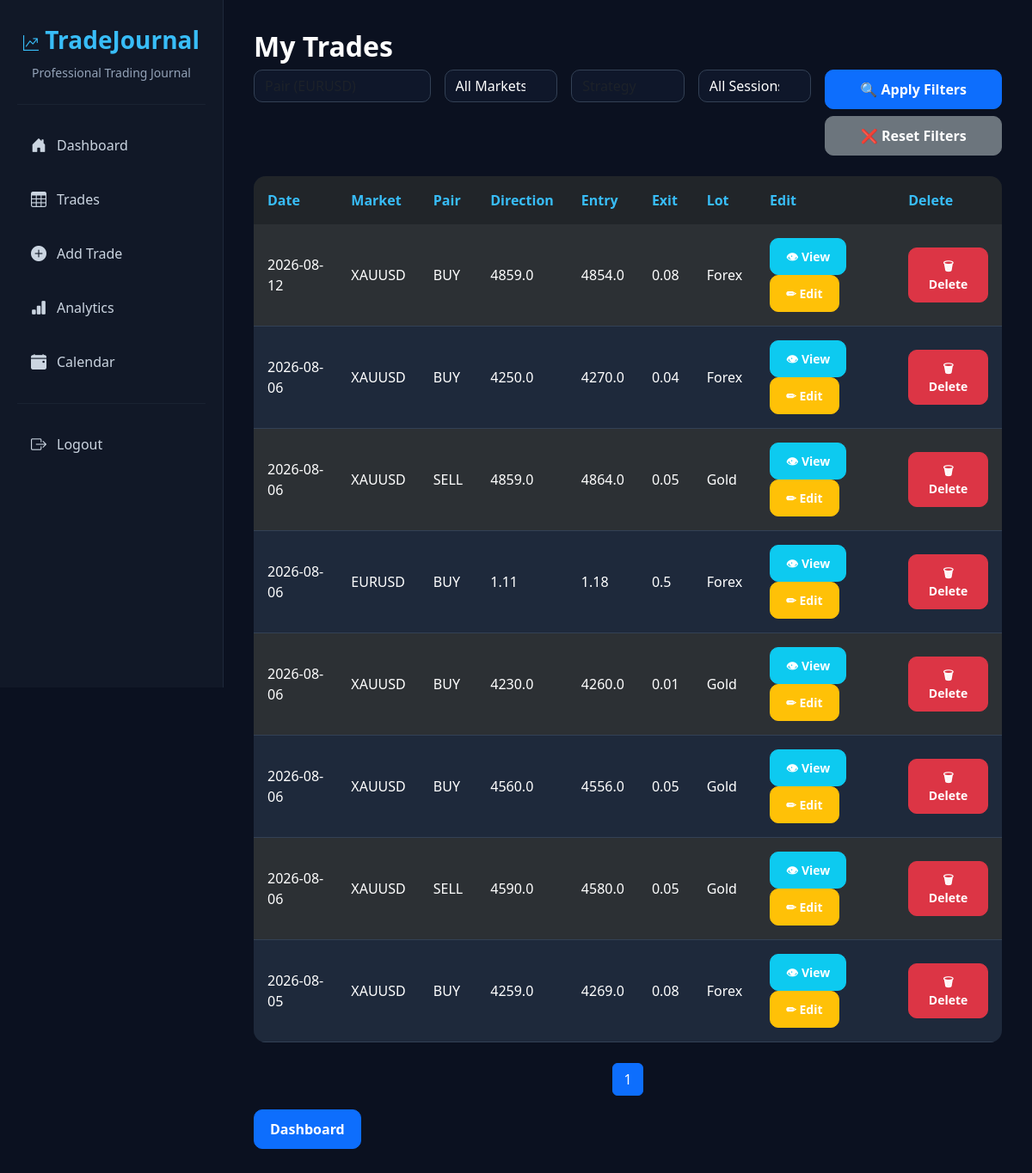
Page /trades (signed in) on the earlier database version.
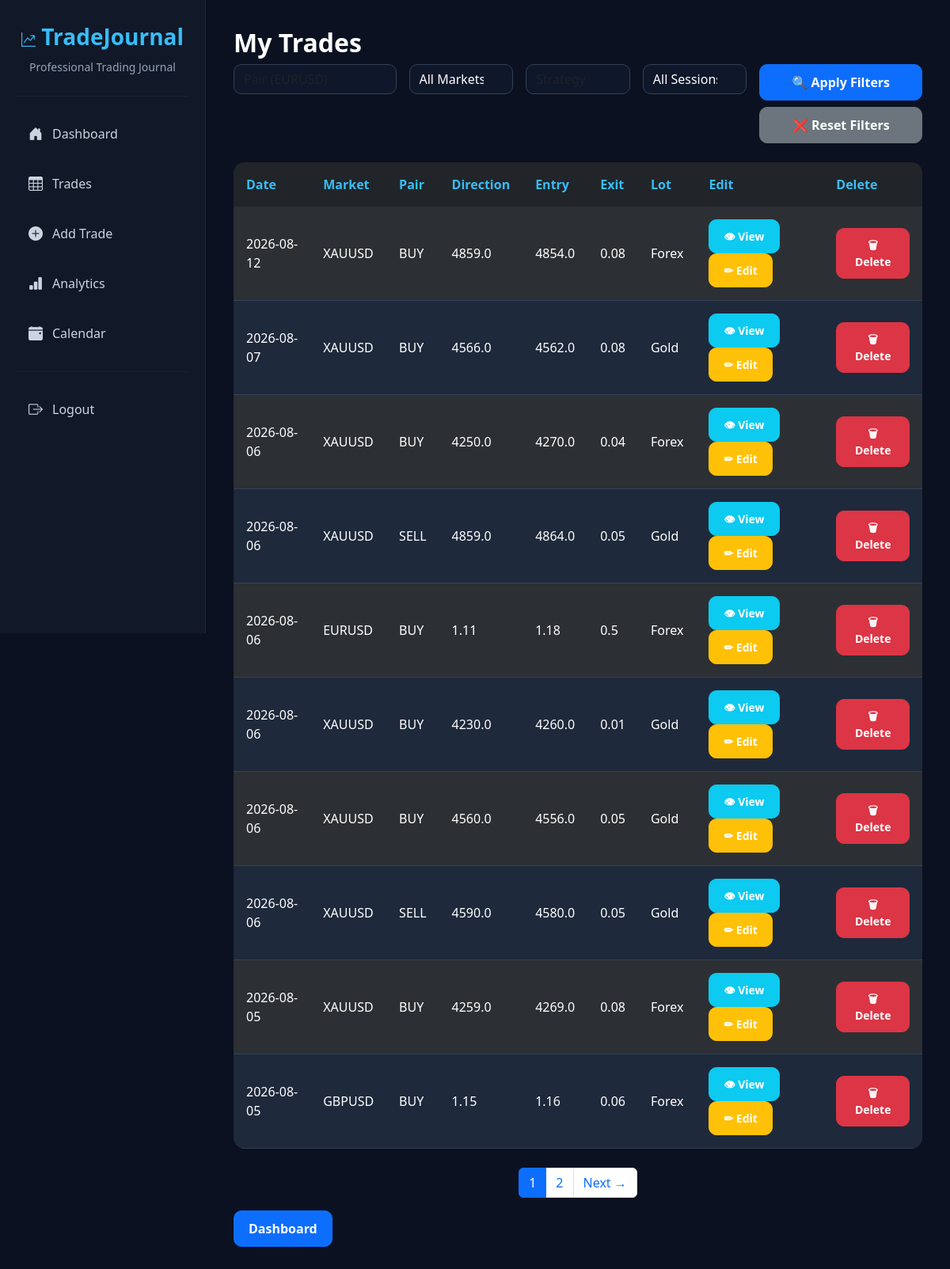
Same page on the later database version.
### models/trade.py (models this page shows)
class Trade(db.Model):
    __tablename__ = "trades"
    id = db.Column(db.Integer, primary_key=True)
    date = db.Column(db.String(20), nullable=False)
    symbol = db.Column(db.String(20), nullable=False)
    direction = db.Column(db.String(10), nullable=False)
    entry = db.Column(db.Float, nullable=False)
    exit = db.Column(db.Float, nullable=False)
    lot = db.Column(db.Float, nullable=False)
    market = db.Column(db.String(20), default="Forex")
    profit_loss = db.Column(db.Float, default=0)
    commission = db.Column(db.Float, default=0)
    risk = db.Column(db.Float, default=0)
    strategy = db.Column(db.String(50), default="")
    session = db.Column(db.String(30), default="")
    emotion = db.Column(db.String(50), default="")
    mistake = db.Column(db.String(100), default="")
    notes = db.Column(db.Text)
    before_image = db.Column(db.String(255))
    after_image = db.Column(db.String(255))
    user_id = db.Column(db.Integer, db.ForeignKey("users.id"))

### routes/trades.py (the view)
@trades_bp.route("/trades")
@login_required
def trade_list():
    query = Trade.query.filter_by(user_id=current_user.id)
    symbol = request.args.get("symbol")
    market = request.args.get("market")
    strategy = request.args.get("strategy")
    session = request.args.get("session")
    if symbol:
        query = query.filter_by(symbol=symbol)
    if market:
        query = query.filter_by(market=market)
    if strategy:
        query = query.filter_by(strategy=strategy)
    if session:
        query = query.filter_by(session=session)
    page = request.args.get("page", 1, type=int)
    pagination = (
        query
        .order_by(Trade.date.desc())
        .paginate(page=page, per_page=10)
    )
    trades = pagination.items
    return render_template(
    "trades.html",
    trades=trades,
    pagination=pagination
    )

### app.py (called while the page is built)
@login_manager.user_loader
def load_user(user_id):
    return User.query.get(int(user_id))

### templates/trades.html (shortened to what this page needs)
{% extends "base.html" %}
{% block content %}
<h2>My Trades</h2>
<form method="GET" class="row g-3 mb-4">
    <div class="col-md-3">
        <input
            type="text"
            name="symbol"
            class="form-control"
            placeholder="Pair (EURUSD)"
            value="{{ request.args.get('symbol','') }}">
    </div>
    <div class="col-md-2">
        <select
            name="market"
            class="form-select">
            <option value="">All Markets</option>
        </select>
    </div>
    <div class="col-md-2">
        <input
            type="text"
            name="strategy"
            class="form-control"
            placeholder="Strategy"
            value="{{ request.args.get('strategy','') }}">
    </div>
    <div class="col-md-2">
        <select
            name="session"
            class="form-select">
            <option value="">All Sessions</option>
        </select>
    </div>
    <div class="col-md-3 d-grid">
        <button class="btn btn-primary">
            🔍 Apply Filters
        </button>
        <a href="/trades" class="btn btn-secondary mt-2">
            ❌ Reset Filters
        </a>
    </div>
</form>
<table class="table table-dark table-striped">
<thead>
<tr>
<th>Date</th>
<th>Market</th>
<th>Pair</th>
<th>Direction</th>
<th>Entry</th>
<th>Exit</th>
<th>Lot</th>
<th>Edit</th>
<th>Delete</th>
</tr>
</thead>
<tbody>
{% for trade in trades %}
<tr>
<td>{{trade.date}}</td>
<td>{{trade.symbol}}</td>
<td>{{trade.direction}}</td>
<td>{{trade.entry}}</td>
<td>{{trade.exit}}</td>
<td>{{trade.lot}}</td>
<td>{{ trade.market }}</td>
<td>
<a href="/trade/{{ trade.id }}" class="btn btn-info btn-sm">
    👁 View
</a>
<a
href="/edit_trade/{{trade.id}}"
class="btn btn-warning btn-sm">
✏ Edit
</a>
</td>
<td>
<a
href="/delete_trade/{{trade.id}}"
class="btn btn-danger btn-sm"
onclick="return confirm('Delete this trade?')">
🗑 Delete
</a>
</td>
</tr>
{% endfor %}
</tbody>
</table>
<nav class="mt-4">
    <ul class="pagination justify-content-center">
        {% for page_num in pagination.iter_pages() %}
            {% if page_num %}
                <li class="page-item {% if page_num == pagination.page %}active{% endif %}">
                    <a class="page-link"
                       href="{{ url_for('trades.trade_list', page=page_num, symbol=request.args.get('symbol'), market=request.args.get('market'), strategy=request.args.get('strategy'), session=request.args.get('session')) }}">
                        {{ page_num }}
                    </a>
                </li>
            {% endif %}
        {% endfor %}
        {% if pagination.has_next %}
        <li class="page-item">
            <a class="page-link"
               href="{{ url_for('trades.trade_list', page=pagination.next_num, symbol=request.args.get('symbol'), market=request.args.get('market'), strategy=request.args.get('strategy'), session=request.args.get('session')) }}">
                Next →
            </a>
        </li>
        {% endif %}
    </ul>
</nav>
<a href="/dashboard" class="btn btn-primary">
Dashboard
</a>
{% endblock %}

### templates/base.html (shortened to what this page needs)
<!DOCTYPE html>
<html lang="en">
<head>
    <link href="https://cdn.jsdelivr.net/npm/bootstrap@5.3.3/dist/css/bootstrap.min.css"
          rel="stylesheet">
    <link href="https://cdn.jsdelivr.net/npm/bootstrap-icons@1.11.3/font/bootstrap-icons.min.css"
          rel="stylesheet">
    <link rel="stylesheet"
          href="{{ url_for('static', filename='css/style.css') }}">
</head>
<body>
<div class="sidebar">
    <div class="logo-section">
        <h3 class="logo">
            <i class="bi bi-graph-up-arrow"></i>
            TradeJournal
        </h3>
        <small>Professional Trading Journal</small>
    </div>
    <hr>
    <a href="/dashboard">
        <i class="bi bi-house-door-fill"></i>
        Dashboard
    </a>
    <a href="/trades">
        <i class="bi bi-table"></i>
        Trades
    </a>
    <a href="/add_trade">
        <i class="bi bi-plus-circle-fill"></i>
        Add Trade
    </a>
    <a href="/analytics">
        <i class="bi bi-bar-chart-fill"></i>
        Analytics
    </a>
    <a href="#">
        <i class="bi bi-calendar-event-fill"></i>
        Calendar
    </a>
    <hr>
    <a href="/logout">
        <i class="bi bi-box-arrow-right"></i>
        Logout
    </a>
</div>
<div class="main-content">
{% block content %}
{% endblock %}
</div>
</body>
</html>

### static/css/style.css (style rules this page uses)
* { margin:0; padding:0; box-sizing:border-box; }
body { background:#0B1120; color:#E2E8F0; font-family:"Segoe UI",Tahoma,Geneva,Verdana,sans-serif; }
.sidebar { position:fixed; top:0; left:0; width:260px; height:100vh; background:#111827; border-right:1px solid #1E293B; padding:30px 20px; overflow-y:auto; }
.logo-section { text-align:center; margin-bottom:25px; }
.logo { font-size:28px; color:#38BDF8; font-weight:700; }
.logo-section small { color:#94A3B8; }
.sidebar hr { border-color:#334155; margin:20px 0; }
.sidebar a { display:flex; align-items:center; gap:12px; color:#CBD5E1; text-decoration:none; padding:14px 16px; margin-bottom:8px; border-radius:12px; transition:.25s; font-weight:500; }
.sidebar i { font-size:18px; }
.main-content { margin-left:260px; padding:35px; }
h1,h2,h3 { font-weight:700; color:white; }
.btn { border-radius:10px; font-weight:600; padding:10px 18px; }
.btn-warning { color:white; }
.btn-info { color:white; }
.form-control, .form-select { background:#0F172A; color:white; border:1px solid #334155; border-radius:10px; }
.table { color:white; border-radius:14px; overflow:hidden; }
.table thead { background:#0F172A; }
.table thead th { color:#38BDF8; border:none; padding:16px; }
.table td { padding:16px; background:#1E293B; border-color:#334155; vertical-align:middle; }

Differences in the rows shown:
added Trade: date "2026-08-07", symbol "XAUUSD", direction "BUY", entry "4566.0", exit "4562.0", lot "0.08", market "Gold"
added Trade: date "2026-08-05", symbol "GBPUSD", direction "BUY", entry "1.15", exit "1.16", lot "0.06", market "Forex"
Other differences:
new list line: "2"
text now shown: "Next →"
